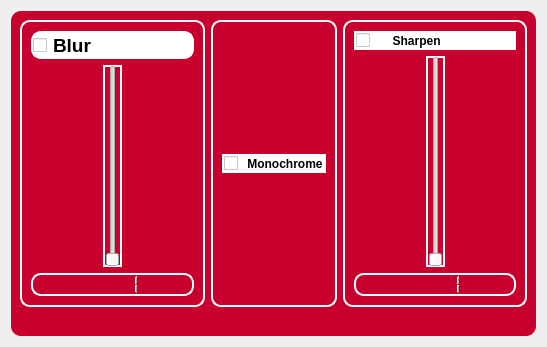
<?xml version="1.0" encoding="UTF-8"?>
<ui version="4.0">
 <class>Form</class>
 <widget class="QWidget" name="Form">
  <property name="geometry">
   <rect>
    <x>0</x>
    <y>0</y>
    <width>547</width>
    <height>347</height>
   </rect>
  </property>
  <property name="windowTitle">
   <string>Face id</string>
  </property>
  <layout class="QHBoxLayout" name="horizontalLayout">
   <item>
    <widget class="QFrame" name="frame">
     <property name="styleSheet">
      <string notr="true">QFrame{
background: rgb(200, 0, 45);
opacity: 3;
border-radius: 10px;
}</string>
     </property>
     <property name="frameShape">
      <enum>QFrame::StyledPanel</enum>
     </property>
     <property name="frameShadow">
      <enum>QFrame::Raised</enum>
     </property>
     <layout class="QVBoxLayout" name="verticalLayout_6">
      <item>
       <layout class="QHBoxLayout" name="horizontalLayout_2">
        <item>
         <widget class="QFrame" name="frame_2">
          <property name="styleSheet">
           <string notr="true">    border: 2px solid #fff; /* Белая рамка */</string>
          </property>
          <property name="frameShape">
           <enum>QFrame::StyledPanel</enum>
          </property>
          <property name="frameShadow">
           <enum>QFrame::Raised</enum>
          </property>
          <layout class="QVBoxLayout" name="verticalLayout_2">
           <item>
            <layout class="QVBoxLayout" name="verticalLayout">
             <item>
              <widget class="QCheckBox" name="blur">
               <property name="font">
                <font>
                 <pointsize>14</pointsize>
                 <weight>75</weight>
                 <bold>true</bold>
                </font>
               </property>
               <property name="styleSheet">
                <string notr="true">background: white;
    border-radius: 10px;</string>
               </property>
               <property name="text">
                <string>Blur</string>
               </property>
              </widget>
             </item>
             <item>
              <layout class="QHBoxLayout" name="horizontalLayout_3">
               <item>
                <spacer name="horizontalSpacer">
                 <property name="orientation">
                  <enum>Qt::Horizontal</enum>
                 </property>
                 <property name="sizeHint" stdset="0">
                  <size>
                   <width>40</width>
                   <height>20</height>
                  </size>
                 </property>
                </spacer>
               </item>
               <item>
                <widget class="QSlider" name="slider_blur">
                 <property name="styleSheet">
                  <string notr="true"/>
                 </property>
                 <property name="minimum">
                  <number>1</number>
                 </property>
                 <property name="maximum">
                  <number>100</number>
                 </property>
                 <property name="singleStep">
                  <number>0</number>
                 </property>
                 <property name="orientation">
                  <enum>Qt::Vertical</enum>
                 </property>
                </widget>
               </item>
               <item>
                <spacer name="horizontalSpacer_2">
                 <property name="orientation">
                  <enum>Qt::Horizontal</enum>
                 </property>
                 <property name="sizeHint" stdset="0">
                  <size>
                   <width>40</width>
                   <height>20</height>
                  </size>
                 </property>
                </spacer>
               </item>
              </layout>
             </item>
             <item>
              <widget class="QLCDNumber" name="lcdNumber_blur">
               <property name="intValue" stdset="0">
                <number>1</number>
               </property>
              </widget>
             </item>
            </layout>
           </item>
          </layout>
         </widget>
        </item>
        <item>
         <widget class="QFrame" name="frame_3">
          <property name="styleSheet">
           <string notr="true">    border: 2px solid #fff; /* Белая рамка */</string>
          </property>
          <property name="frameShape">
           <enum>QFrame::StyledPanel</enum>
          </property>
          <property name="frameShadow">
           <enum>QFrame::Raised</enum>
          </property>
          <layout class="QVBoxLayout" name="verticalLayout_3">
           <item>
            <widget class="QCheckBox" name="monochrome">
             <property name="font">
              <font>
               <weight>75</weight>
               <bold>true</bold>
              </font>
             </property>
             <property name="styleSheet">
              <string notr="true">background: white;
    border-radius: 10px;</string>
             </property>
             <property name="text">
              <string> Monochrome</string>
             </property>
            </widget>
           </item>
          </layout>
         </widget>
        </item>
        <item>
         <widget class="QFrame" name="frame_4">
          <property name="styleSheet">
           <string notr="true">    border: 2px solid #fff; /* Белая рамка */</string>
          </property>
          <property name="frameShape">
           <enum>QFrame::StyledPanel</enum>
          </property>
          <property name="frameShadow">
           <enum>QFrame::Raised</enum>
          </property>
          <layout class="QVBoxLayout" name="verticalLayout_5">
           <item>
            <layout class="QVBoxLayout" name="verticalLayout_4">
             <item>
              <widget class="QCheckBox" name="sharpen">
               <property name="font">
                <font>
                 <weight>75</weight>
                 <bold>true</bold>
                </font>
               </property>
               <property name="styleSheet">
                <string notr="true">background: white;
    border-radius: 10px;</string>
               </property>
               <property name="text">
                <string>     Sharpen</string>
               </property>
              </widget>
             </item>
             <item>
              <layout class="QHBoxLayout" name="horizontalLayout_4">
               <item>
                <spacer name="horizontalSpacer_4">
                 <property name="orientation">
                  <enum>Qt::Horizontal</enum>
                 </property>
                 <property name="sizeHint" stdset="0">
                  <size>
                   <width>40</width>
                   <height>20</height>
                  </size>
                 </property>
                </spacer>
               </item>
               <item>
                <widget class="QSlider" name="slider_sharpen">
                 <property name="styleSheet">
                  <string notr="true"/>
                 </property>
                 <property name="minimum">
                  <number>1</number>
                 </property>
                 <property name="maximum">
                  <number>100</number>
                 </property>
                 <property name="singleStep">
                  <number>1</number>
                 </property>
                 <property name="orientation">
                  <enum>Qt::Vertical</enum>
                 </property>
                </widget>
               </item>
               <item>
                <spacer name="horizontalSpacer_3">
                 <property name="orientation">
                  <enum>Qt::Horizontal</enum>
                 </property>
                 <property name="sizeHint" stdset="0">
                  <size>
                   <width>40</width>
                   <height>20</height>
                  </size>
                 </property>
                </spacer>
               </item>
              </layout>
             </item>
             <item>
              <widget class="QLCDNumber" name="lcdNumber_sharpen">
               <property name="intValue" stdset="0">
                <number>1</number>
               </property>
              </widget>
             </item>
            </layout>
           </item>
          </layout>
         </widget>
        </item>
       </layout>
      </item>
      <item>
       <widget class="QPushButton" name="accept_btn">
        <property name="styleSheet">
         <string notr="true">border-radius: 15px;
background: rgb(200, 0, 45);</string>
        </property>
        <property name="text">
         <string/>
        </property>
        <property name="iconSize">
         <size>
          <width>30</width>
          <height>30</height>
         </size>
        </property>
       </widget>
      </item>
     </layout>
     <zorder>frame_4</zorder>
     <zorder>frame_3</zorder>
     <zorder>frame_2</zorder>
     <zorder>accept_btn</zorder>
    </widget>
   </item>
  </layout>
 </widget>
 <resources/>
 <connections/>
</ui>
